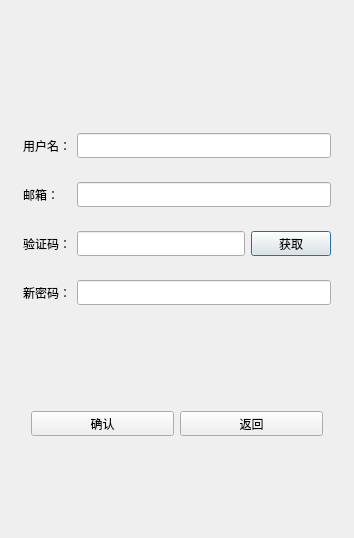
<?xml version="1.0" encoding="UTF-8"?>
<ui version="4.0">
 <class>ResetDialog</class>
 <widget class="QDialog" name="ResetDialog">
  <property name="geometry">
   <rect>
    <x>0</x>
    <y>0</y>
    <width>354</width>
    <height>538</height>
   </rect>
  </property>
  <property name="windowTitle">
   <string>Dialog</string>
  </property>
  <layout class="QVBoxLayout" name="verticalLayout">
   <item>
    <spacer name="verticalSpacer">
     <property name="orientation">
      <enum>Qt::Orientation::Vertical</enum>
     </property>
     <property name="sizeHint" stdset="0">
      <size>
       <width>20</width>
       <height>40</height>
      </size>
     </property>
    </spacer>
   </item>
   <item>
    <widget class="QLabel" name="err_tip">
     <property name="minimumSize">
      <size>
       <width>0</width>
       <height>25</height>
      </size>
     </property>
     <property name="maximumSize">
      <size>
       <width>16777215</width>
       <height>25</height>
      </size>
     </property>
     <property name="text">
      <string/>
     </property>
     <property name="alignment">
      <set>Qt::AlignmentFlag::AlignCenter</set>
     </property>
    </widget>
   </item>
   <item>
    <widget class="QWidget" name="widget" native="true">
     <layout class="QHBoxLayout" name="horizontalLayout">
      <property name="leftMargin">
       <number>12</number>
      </property>
      <property name="rightMargin">
       <number>12</number>
      </property>
      <item>
       <widget class="QLabel" name="user_lb">
        <property name="minimumSize">
         <size>
          <width>0</width>
          <height>25</height>
         </size>
        </property>
        <property name="maximumSize">
         <size>
          <width>16777215</width>
          <height>25</height>
         </size>
        </property>
        <property name="text">
         <string>用户名：</string>
        </property>
       </widget>
      </item>
      <item>
       <widget class="QLineEdit" name="user_edit">
        <property name="minimumSize">
         <size>
          <width>0</width>
          <height>25</height>
         </size>
        </property>
        <property name="maximumSize">
         <size>
          <width>16777215</width>
          <height>25</height>
         </size>
        </property>
       </widget>
      </item>
     </layout>
    </widget>
   </item>
   <item>
    <widget class="QWidget" name="widget_2" native="true">
     <layout class="QHBoxLayout" name="horizontalLayout_2">
      <property name="leftMargin">
       <number>12</number>
      </property>
      <property name="rightMargin">
       <number>12</number>
      </property>
      <item>
       <widget class="QLabel" name="email_lb">
        <property name="minimumSize">
         <size>
          <width>48</width>
          <height>25</height>
         </size>
        </property>
        <property name="maximumSize">
         <size>
          <width>48</width>
          <height>25</height>
         </size>
        </property>
        <property name="text">
         <string>邮箱：</string>
        </property>
       </widget>
      </item>
      <item>
       <widget class="QLineEdit" name="email_edit">
        <property name="minimumSize">
         <size>
          <width>0</width>
          <height>25</height>
         </size>
        </property>
        <property name="maximumSize">
         <size>
          <width>16777215</width>
          <height>25</height>
         </size>
        </property>
        <property name="alignment">
         <set>Qt::AlignmentFlag::AlignLeading|Qt::AlignmentFlag::AlignLeft|Qt::AlignmentFlag::AlignVCenter</set>
        </property>
       </widget>
      </item>
     </layout>
    </widget>
   </item>
   <item>
    <widget class="QWidget" name="widget_3" native="true">
     <layout class="QHBoxLayout" name="horizontalLayout_3">
      <property name="leftMargin">
       <number>12</number>
      </property>
      <property name="rightMargin">
       <number>12</number>
      </property>
      <item>
       <widget class="QLabel" name="varify_lb">
        <property name="minimumSize">
         <size>
          <width>0</width>
          <height>25</height>
         </size>
        </property>
        <property name="maximumSize">
         <size>
          <width>16777215</width>
          <height>25</height>
         </size>
        </property>
        <property name="text">
         <string>验证码：</string>
        </property>
       </widget>
      </item>
      <item>
       <widget class="QLineEdit" name="varify_edit">
        <property name="minimumSize">
         <size>
          <width>0</width>
          <height>25</height>
         </size>
        </property>
        <property name="maximumSize">
         <size>
          <width>16777215</width>
          <height>25</height>
         </size>
        </property>
       </widget>
      </item>
      <item>
       <widget class="TimerBtn" name="varify_btn">
        <property name="minimumSize">
         <size>
          <width>0</width>
          <height>25</height>
         </size>
        </property>
        <property name="maximumSize">
         <size>
          <width>16777215</width>
          <height>25</height>
         </size>
        </property>
        <property name="text">
         <string>获取</string>
        </property>
       </widget>
      </item>
     </layout>
    </widget>
   </item>
   <item>
    <widget class="QWidget" name="widget_4" native="true">
     <layout class="QHBoxLayout" name="horizontalLayout_4">
      <property name="leftMargin">
       <number>12</number>
      </property>
      <property name="rightMargin">
       <number>12</number>
      </property>
      <item>
       <widget class="QLabel" name="pwd_lb">
        <property name="minimumSize">
         <size>
          <width>0</width>
          <height>25</height>
         </size>
        </property>
        <property name="maximumSize">
         <size>
          <width>16777215</width>
          <height>25</height>
         </size>
        </property>
        <property name="text">
         <string>新密码：</string>
        </property>
       </widget>
      </item>
      <item>
       <widget class="QLineEdit" name="pwd_edit">
        <property name="minimumSize">
         <size>
          <width>0</width>
          <height>25</height>
         </size>
        </property>
        <property name="maximumSize">
         <size>
          <width>16777215</width>
          <height>25</height>
         </size>
        </property>
       </widget>
      </item>
     </layout>
    </widget>
   </item>
   <item>
    <spacer name="verticalSpacer_2">
     <property name="orientation">
      <enum>Qt::Orientation::Vertical</enum>
     </property>
     <property name="sizeHint" stdset="0">
      <size>
       <width>20</width>
       <height>40</height>
      </size>
     </property>
    </spacer>
   </item>
   <item>
    <widget class="QWidget" name="widget_5" native="true">
     <layout class="QHBoxLayout" name="horizontalLayout_5">
      <property name="leftMargin">
       <number>20</number>
      </property>
      <property name="rightMargin">
       <number>20</number>
      </property>
      <item>
       <widget class="QPushButton" name="sure_btn">
        <property name="minimumSize">
         <size>
          <width>0</width>
          <height>25</height>
         </size>
        </property>
        <property name="maximumSize">
         <size>
          <width>16777215</width>
          <height>25</height>
         </size>
        </property>
        <property name="text">
         <string>确认</string>
        </property>
       </widget>
      </item>
      <item>
       <widget class="QPushButton" name="return_btn">
        <property name="minimumSize">
         <size>
          <width>0</width>
          <height>25</height>
         </size>
        </property>
        <property name="maximumSize">
         <size>
          <width>16777215</width>
          <height>25</height>
         </size>
        </property>
        <property name="text">
         <string>返回</string>
        </property>
       </widget>
      </item>
     </layout>
    </widget>
   </item>
   <item>
    <spacer name="verticalSpacer_3">
     <property name="orientation">
      <enum>Qt::Orientation::Vertical</enum>
     </property>
     <property name="sizeHint" stdset="0">
      <size>
       <width>20</width>
       <height>40</height>
      </size>
     </property>
    </spacer>
   </item>
  </layout>
 </widget>
 <customwidgets>
  <customwidget>
   <class>TimerBtn</class>
   <extends>QPushButton</extends>
   <header>timerbtn.h</header>
  </customwidget>
 </customwidgets>
 <resources/>
 <connections/>
</ui>
